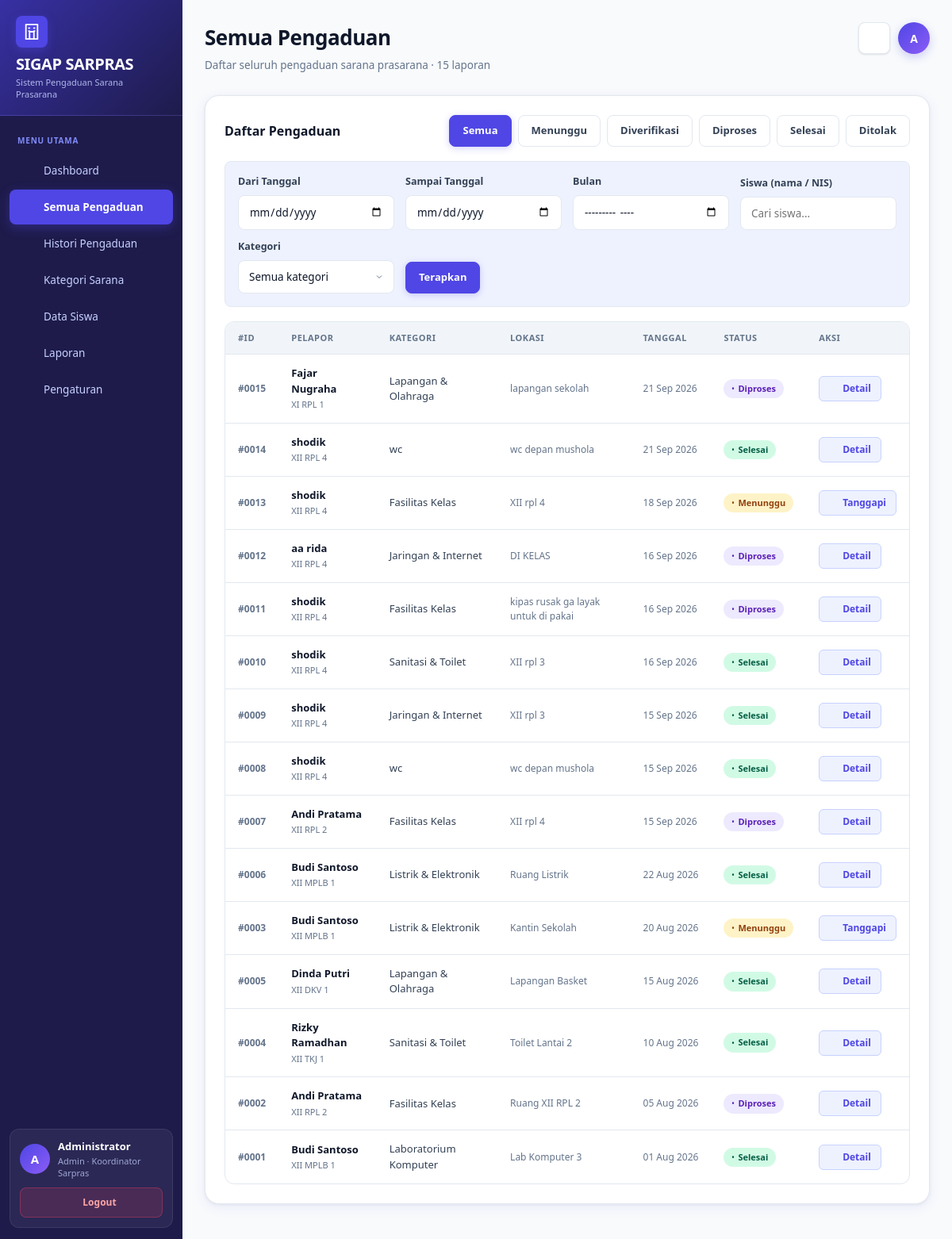
Screenshot of /views/semua_pengaduan.php (signed in) with the database file from the repository.
### tables this page shows
CREATE TABLE `pengaduan` (
  `id_pengaduan` int(11) NOT NULL,
  `nis` int(11) NOT NULL,
  `id_kategori` int(11) NOT NULL,
  `lokasi` varchar(150) NOT NULL,
  `keterangan` text NOT NULL,
  `foto` varchar(255) DEFAULT NULL,
  `status` enum('Menunggu','Diverifikasi','Diproses','Selesai','Ditolak') NOT NULL DEFAULT 'Menunggu',
  `created_at` datetime NOT NULL DEFAULT current_timestamp()
);

CREATE TABLE `siswa` (
  `nis` int(11) NOT NULL,
  `nama` varchar(100) NOT NULL,
  `kelas` varchar(50) NOT NULL,
  `username` varchar(50) NOT NULL,
  `password` varchar(255) NOT NULL,
  `aktif` tinyint(1) NOT NULL DEFAULT 1
);

CREATE TABLE `kategori` (
  `id_kategori` int(11) NOT NULL,
  `nama_kategori` varchar(100) NOT NULL,
  `deskripsi` varchar(255) DEFAULT '',
  `aktif` tinyint(1) NOT NULL DEFAULT 1
);

### models/Pengaduan.php (called while the page is built, shortened)
<?php
class Pengaduan {
    private $conn;
    public function __construct($conn) {
        $this->conn = $conn;
    }
    public function semua($f = []) {
        $where = [];
        $whereSql = $where ? 'WHERE ' . implode(' AND ', $where) : '';
        $sql = "SELECT p.*, s.nama, s.kelas, k.nama_kategori
                FROM pengaduan p
                JOIN siswa s ON s.nis=p.nis
                JOIN kategori k ON k.id_kategori=p.id_kategori
                $whereSql
                ORDER BY p.created_at DESC";
        return mysqli_query($this->conn, $sql);
    }
}
?>

### views/semua_pengaduan.php (the view, shortened to what this page needs)
<?php
include '../config/koneksi.php';
include '../config/icons.php';
include '../config/layout.php';
include '../models/Pengaduan.php';
include '../models/Kategori.php';
$m = new Pengaduan($conn);
$filter = isset($_GET['status']) ? trim($_GET['status']) : '';
$f = [
    'status'     => $filter,
    'tgl_dari'   => isset($_GET['tgl_dari'])   ? trim($_GET['tgl_dari'])   : '',
    'tgl_sampai' => isset($_GET['tgl_sampai']) ? trim($_GET['tgl_sampai']) : '',
    'bulan'      => isset($_GET['bulan'])      ? trim($_GET['bulan'])      : '',
    'siswa'      => isset($_GET['siswa'])      ? trim($_GET['siswa'])      : '',
    'kategori'   => isset($_GET['kategori'])   ? trim($_GET['kategori'])   : '',
];
$q = $m->semua($f);
$rows = [];
if ($q) {
    while ($r = mysqli_fetch_assoc($q)) {
        $rows[] = $r;
    }
}
$adaFilter = false;
function urlStatus($status) {
    $params = $_GET;
    unset($params['status']);
    if ($status !== '') {
        $params['status'] = $status;
    }
    $qs = http_build_query($params);
    return 'semua_pengaduan.php' . ($qs ? '?' . $qs : '');
}
?>
<!doctype html>
<html lang="id">
<head>
    <link rel="stylesheet" href="../assets/style.css?v=5">
</head>
<body>
<div class="app">
    <?= sidebar('complaints') ?>
    <main class="main">
        <div class="top">
            <div>
                <h2>Semua Pengaduan</h2>
                <p>
                    Daftar seluruh pengaduan sarana prasarana ·
                    <?= count($rows) ?> laporan
                </p>
            </div>
            <div class="top-actions">
                <div class="bell">
                    <?= icon('bell', '17') ?>
                </div>
                <div class="avatar">
                    <?= strtoupper(substr(isset($_SESSION['nama']) ? $_SESSION['nama'] : 'A', 0, 1)) ?>
                </div>
            </div>
        </div>
        <div class="panel table-panel">
            <div class="toolbar">
                <strong class="section-title">
                    Daftar Pengaduan
                </strong>
                <div class="toolbar-actions">
                    <?php
                    $opsiStatus = [
                        ''             => 'Semua',
                        'Menunggu'     => 'Menunggu',
                        'Diverifikasi' => 'Diverifikasi',
                        'Diproses'     => 'Diproses',
                        'Selesai'      => 'Selesai',
                        'Ditolak'      => 'Ditolak',
                    ];
                    foreach ($opsiStatus as $val => $label): ?>
                        <a class="btn <?= $filter === $val ? 'primary' : '' ?>"
                           href="<?= htmlspecialchars(urlStatus($val)) ?>">
                            <?= $label ?>
                        </a>
                    <?php endforeach; ?>
                </div>
            </div>
            <form method="get" class="filter-form">
                <div class="field">
                    <label>Dari Tanggal</label>
                    <input type="date" name="tgl_dari" value="<?= htmlspecialchars($f['tgl_dari']) ?>">
                </div>
                <div class="field">
                    <label>Sampai Tanggal</label>
                    <input type="date" name="tgl_sampai" value="<?= htmlspecialchars($f['tgl_sampai']) ?>">
                </div>
                <div class="field">
                    <label>Bulan</label>
                    <input type="month" name="bulan" value="<?= htmlspecialchars($f['bulan']) ?>">
                </div>
                <div class="field">
                    <label>Siswa (nama / NIS)</label>
                    <input type="text" name="siswa" placeholder="Cari siswa..." value="<?= htmlspecialchars($f['siswa']) ?>">
                </div>
                <div class="field">
                    <label>Kategori</label>
                    <select name="kategori">
                        <option value="">Semua kategori</option>
                    </select>
                </div>
                <div class="filter-actions">
                    <button type="submit" class="btn primary">Terapkan</button>
                </div>
            </form>
            <div class="table-wrap">
                <table>
                    <thead>
                        <tr>
                            <th>#ID</th>
                            <th>Pelapor</th>
                            <th>Kategori</th>
                            <th>Lokasi</th>
                            <th>Tanggal</th>
                            <th>Status</th>
                            <th>Aksi</th>
                        </tr>
                    </thead>
                    <tbody>
                    <?php if (empty($rows)): ?>
                        <tr>
                            <td colspan="7" class="empty-state">
                                <?php if ($adaFilter): ?>
                                    Tidak ada pengaduan yang sesuai dengan filter.
                                <?php else: ?>
                                    Belum ada pengaduan.
                                <?php endif; ?>
                            </td>
                        </tr>
                    <?php else: ?>
                        <?php foreach ($rows as $r): ?>
                        <tr>
                            <td
                                style="
                                    font-weight:600;
                                    color:var(--muted);
                                    font-size:12px;
                                "
                            >
                                #<?= str_pad(
                                    isset($r['id_pengaduan']) ? $r['id_pengaduan'] : 0,
                                    4,
                                    '0',
                                    STR_PAD_LEFT
                                ) ?>
                            </td>
                            <td>
                                <div
                                    style="
                                        font-weight:600;
                                        color:var(--text);
                                    "
                                >
                                    <?= htmlspecialchars(
                                        isset($r['nama']) ? $r['nama'] : '-'
                                    ) ?>
                                </div>
                                <div
                                    style="
                                        font-size:11px;
                                        color:var(--muted);
                                        margin-top:2px;
                                    "
                                >
                                    <?= htmlspecialchars(
                                        isset($r['kelas']) ? $r['kelas'] : '-'
                                    ) ?>
                                </div>
                            </td>
                            <td>
                                <?= htmlspecialchars(
                                    isset($r['nama_kategori'])
                                        ? $r['nama_kategori']
                                        : '-'
                                ) ?>
                            </td>
                            <td
                                style="
                                    font-size:12px;
                                    color:var(--muted);
                                "
                            >
                                <?= htmlspecialchars(
                                    isset($r['lokasi'])
                                        ? $r['lokasi']
                                        : '-'
                                ) ?>
                            </td>
                            <td
                                style="
                                    font-size:12px;
                                    color:var(--muted);
                                    white-space:nowrap;
                                "
                            >
                                <?php
                                if (
                                    isset($r['created_at']) &&
                                    !empty($r['created_at'])
                                ) {
                                    echo date(
                                        'd M Y',
                                        strtotime($r['created_at'])
                                    );
                                } else {
                                    echo '-';
                                }
                                ?>
                            </td>
                            <td>
                                <?php
                                $status = isset($r['status'])
                                    ? $r['status']
                                    : '';
                                $statusClass = '';
                                if ($status === 'Selesai') {
                                    $statusClass = 'selesai';
                                } elseif ($status === 'Diproses') {
                                    $statusClass = 'proses';
                                } elseif ($status === 'Ditolak') {
                                    $statusClass = 'ditolak';
                                }
                                ?>
                                <span class="status <?= $statusClass ?>">
                                    <?= htmlspecialchars($status) ?>
                                </span>
                            </td>
                            <td>
                                <a
                                    class="action-btn"
                                    href="tanggapan.php?id=<?= isset($r['id_pengaduan']) ? $r['id_pengaduan'] : 0 ?>"
                                >
                                    <span
                                        style="
                                            display:flex;
                                            align-items:center;
                                            gap:4px;
                                        "
                                    >
                                        <?= icon('eye', '13') ?>
                                        <?php
                                        if ($status === 'Menunggu') {
                                            echo 'Tanggapi';
                                        } else {
                                            echo 'Detail';
                                        }
                                        ?>
                                    </span>
                                </a>
                            </td>
                        </tr>
                        <?php endforeach; ?>
                    <?php endif; ?>
                    </tbody>
                </table>
            </div>
        </div>
    </main>
</div>
</body>
</html>

### config/icons.php (shortened to what this page needs)
<?php
function icon(string $name, string $size = '18', string $class = ''): string {
    $cls = $class ? " class=\"{$class}\"" : '';
    $path = $icons[$name] ?? $icons['info'];
    return "<svg xmlns=\"http://www.w3.org/2000/svg\" width=\"{$size}\" height=\"{$size}\" viewBox=\"0 0 24 24\" fill=\"none\" stroke=\"currentColor\" stroke-width=\"2\" stroke-linecap=\"round\" stroke-linejoin=\"round\"{$cls}>{$path}</svg>";
}
?>

### rows the page displays
pengaduan: id_pengaduan "0015", nis.nama "Fajar Nugraha", nis.kelas "XI RPL 1", id_kategori.nama_kategori "Lapangan & Olahraga", lokasi "lapangan sekolah", created_at "21 Sep 2026", status "Diproses", $size 13 (drawn), shows "Detail"
pengaduan: id_pengaduan "0014", nis.nama "shodik", nis.kelas "XII RPL 4", id_kategori.nama_kategori "wc", lokasi "wc depan mushola", created_at "21 Sep 2026", status "Selesai", $size 13 (drawn), shows "Detail"
pengaduan: id_pengaduan "0013", nis.nama "shodik", nis.kelas "XII RPL 4", id_kategori.nama_kategori "Fasilitas Kelas", lokasi "XII rpl 4", created_at "18 Sep 2026", status "Menunggu", shows "Tanggapi"
pengaduan: id_pengaduan "0012", nis.nama "aa rida", nis.kelas "XII RPL 4", id_kategori.nama_kategori "Jaringan & Internet", lokasi "DI KELAS", created_at "16 Sep 2026", status "Diproses", $size 13 (drawn), shows "Detail"
pengaduan: id_pengaduan "0011", nis.nama "shodik", nis.kelas "XII RPL 4", id_kategori.nama_kategori "Fasilitas Kelas", lokasi "kipas rusak ga layak untuk di pakai", created_at "16 Sep 2026", status "Diproses", $size 13 (drawn), shows "Detail"
pengaduan: id_pengaduan "0010", nis.nama "shodik", nis.kelas "XII RPL 4", id_kategori.nama_kategori "Sanitasi & Toilet", lokasi "XII rpl 3", created_at "16 Sep 2026", status "Selesai", $size 13 (drawn), shows "Detail"
pengaduan: id_pengaduan "0009", nis.nama "shodik", nis.kelas "XII RPL 4", id_kategori.nama_kategori "Jaringan & Internet", lokasi "XII rpl 3", created_at "15 Sep 2026", status "Selesai", $size 13 (drawn), shows "Detail"
pengaduan: id_pengaduan "0008", nis.nama "shodik", nis.kelas "XII RPL 4", id_kategori.nama_kategori "wc", lokasi "wc depan mushola", created_at "15 Sep 2026", status "Selesai", $size 13 (drawn), shows "Detail"
pengaduan: id_pengaduan "0007", nis.nama "Andi Pratama", nis.kelas "XII RPL 2", id_kategori.nama_kategori "Fasilitas Kelas", lokasi "XII rpl 4", created_at "15 Sep 2026", status "Diproses", $size 13 (drawn), shows "Detail"
pengaduan: id_pengaduan "0006", nis.nama "Budi Santoso", nis.kelas "XII MPLB 1", id_kategori.nama_kategori "Listrik & Elektronik", lokasi "Ruang Listrik", created_at "22 Aug 2026", status "Selesai", $size 13 (drawn), shows "Detail"
pengaduan: id_pengaduan "0003", nis.nama "Budi Santoso", nis.kelas "XII MPLB 1", id_kategori.nama_kategori "Listrik & Elektronik", lokasi "Kantin Sekolah", created_at "20 Aug 2026", status "Menunggu", $size 13 (drawn), shows "Tanggapi"
pengaduan: id_pengaduan "0005", nis.nama "Dinda Putri", nis.kelas "XII DKV 1", id_kategori.nama_kategori "Lapangan & Olahraga", lokasi "Lapangan Basket", created_at "15 Aug 2026", status "Selesai", $size 13 (drawn), shows "Detail"
pengaduan: id_pengaduan "0004", nis.nama "Rizky Ramadhan", nis.kelas "XII TKJ 1", id_kategori.nama_kategori "Sanitasi & Toilet", lokasi "Toilet Lantai 2", created_at "10 Aug 2026", status "Selesai", $size 13 (drawn), shows "Detail"
pengaduan: id_pengaduan "0002", nis.nama "Andi Pratama", nis.kelas "XII RPL 2", id_kategori.nama_kategori "Fasilitas Kelas", lokasi "Ruang XII RPL 2", created_at "05 Aug 2026", status "Diproses", $size 13 (drawn), shows "Detail"
pengaduan: id_pengaduan "0001", nis.nama "Budi Santoso", nis.kelas "XII MPLB 1", id_kategori.nama_kategori "Laboratorium Komputer", lokasi "Lab Komputer 3", created_at "01 Aug 2026", status "Selesai", $size 13 (drawn), shows "Detail"

### other values shown
$item['label'] "Dashboard"
$item['label'] "Semua Pengaduan"
$item['label'] "Histori Pengaduan"
$item['label'] "Kategori Sarana"
$item['label'] "Data Siswa"
$item['label'] "Laporan"
$item['label'] "Pengaturan"
$initial "A"
$nama "Administrator"
$sub "Admin · Koordinator Sarpras"
count($rows) "15"
substr(isset($_SESSION['nama']) ? $_SESSION['nama'] : 'A', 0, 1) "A"
$label "Semua"
$label "Menunggu"
$label "Diverifikasi"
